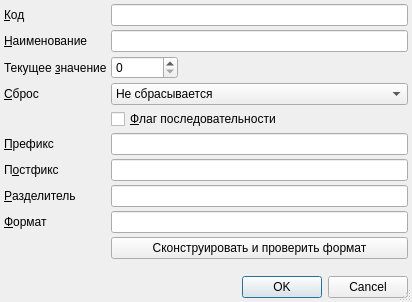
<?xml version="1.0" encoding="UTF-8"?>
<ui version="4.0">
 <class>RBCounterEditor</class>
 <widget class="QDialog" name="RBCounterEditor">
  <property name="geometry">
   <rect>
    <x>0</x>
    <y>0</y>
    <width>412</width>
    <height>302</height>
   </rect>
  </property>
  <property name="sizePolicy">
   <sizepolicy hsizetype="Minimum" vsizetype="Minimum">
    <horstretch>0</horstretch>
    <verstretch>0</verstretch>
   </sizepolicy>
  </property>
  <property name="windowTitle">
   <string>Dialog</string>
  </property>
  <property name="sizeGripEnabled">
   <bool>true</bool>
  </property>
  <layout class="QGridLayout" name="gridLayout">
   <property name="margin">
    <number>4</number>
   </property>
   <property name="spacing">
    <number>4</number>
   </property>
   <item row="7" column="0">
    <widget class="QLabel" name="lblSeparator">
     <property name="sizePolicy">
      <sizepolicy hsizetype="Maximum" vsizetype="Preferred">
       <horstretch>0</horstretch>
       <verstretch>0</verstretch>
      </sizepolicy>
     </property>
     <property name="text">
      <string>&amp;Разделитель</string>
     </property>
     <property name="buddy">
      <cstring>edtSeparator</cstring>
     </property>
    </widget>
   </item>
   <item row="2" column="1">
    <widget class="QSpinBox" name="edtValue">
     <property name="sizePolicy">
      <sizepolicy hsizetype="Maximum" vsizetype="Fixed">
       <horstretch>0</horstretch>
       <verstretch>0</verstretch>
      </sizepolicy>
     </property>
     <property name="maximum">
      <number>99999999</number>
     </property>
    </widget>
   </item>
   <item row="0" column="0">
    <widget class="QLabel" name="lblCode">
     <property name="sizePolicy">
      <sizepolicy hsizetype="Maximum" vsizetype="Preferred">
       <horstretch>0</horstretch>
       <verstretch>0</verstretch>
      </sizepolicy>
     </property>
     <property name="text">
      <string>&amp;Код</string>
     </property>
     <property name="buddy">
      <cstring>edtCode</cstring>
     </property>
    </widget>
   </item>
   <item row="0" column="1">
    <widget class="QLineEdit" name="edtCode">
     <property name="sizePolicy">
      <sizepolicy hsizetype="Expanding" vsizetype="Fixed">
       <horstretch>0</horstretch>
       <verstretch>0</verstretch>
      </sizepolicy>
     </property>
     <property name="maxLength">
      <number>8</number>
     </property>
    </widget>
   </item>
   <item row="6" column="1">
    <widget class="QLineEdit" name="edtPostfix">
     <property name="sizePolicy">
      <sizepolicy hsizetype="Expanding" vsizetype="Fixed">
       <horstretch>0</horstretch>
       <verstretch>0</verstretch>
      </sizepolicy>
     </property>
     <property name="toolTip">
      <string>&lt;html&gt;&lt;body&gt;&lt;p&gt;Можно использовать функции:&lt;/p&gt;&lt;p&gt;date, id и str.&lt;/p&gt;&lt;p&gt;Формат:&lt;/p&gt;&lt;p&gt;date(yy:MM:dd)&lt;/p&gt;&lt;p&gt;id(2)&lt;/p&gt;&lt;p&gt;str(текст)&lt;/p&gt;&lt;p&gt;Возможна комбинация через ;&lt;/p&gt;&lt;/body&gt;&lt;/html&gt;</string>
     </property>
    </widget>
   </item>
   <item row="5" column="0">
    <widget class="QLabel" name="lblPrefix">
     <property name="sizePolicy">
      <sizepolicy hsizetype="Maximum" vsizetype="Preferred">
       <horstretch>0</horstretch>
       <verstretch>0</verstretch>
      </sizepolicy>
     </property>
     <property name="toolTip">
      <string>&lt;html&gt;&lt;body&gt;&lt;p&gt;Можно использовать функции:&lt;/p&gt;&lt;p&gt;date, id и str.&lt;/p&gt;&lt;p&gt;Формат:&lt;/p&gt;&lt;p&gt;date(yy:MM:dd)&lt;/p&gt;&lt;p&gt;id(2)&lt;/p&gt;&lt;p&gt;str(текст)&lt;/p&gt;&lt;p&gt;Возможна комбинация через ;&lt;/p&gt;&lt;/body&gt;&lt;/html&gt;</string>
     </property>
     <property name="text">
      <string>&amp;Префикс</string>
     </property>
     <property name="buddy">
      <cstring>edtPrefix</cstring>
     </property>
    </widget>
   </item>
   <item row="13" column="0" colspan="2">
    <widget class="QDialogButtonBox" name="buttonBox">
     <property name="standardButtons">
      <set>QDialogButtonBox::Cancel|QDialogButtonBox::Ok</set>
     </property>
    </widget>
   </item>
   <item row="6" column="0">
    <widget class="QLabel" name="lblPostfix">
     <property name="sizePolicy">
      <sizepolicy hsizetype="Maximum" vsizetype="Preferred">
       <horstretch>0</horstretch>
       <verstretch>0</verstretch>
      </sizepolicy>
     </property>
     <property name="toolTip">
      <string>&lt;html&gt;&lt;body&gt;&lt;p&gt;Можно использовать функции:&lt;/p&gt;&lt;p&gt;date, id и str.&lt;/p&gt;&lt;p&gt;Формат:&lt;/p&gt;&lt;p&gt;date(yy:MM:dd)&lt;/p&gt;&lt;p&gt;id(2)&lt;/p&gt;&lt;p&gt;str(текст)&lt;/p&gt;&lt;p&gt;Возможна комбинация через ;&lt;/p&gt;&lt;/body&gt;&lt;/html&gt;</string>
     </property>
     <property name="text">
      <string>П&amp;остфикс</string>
     </property>
     <property name="buddy">
      <cstring>edtPostfix</cstring>
     </property>
    </widget>
   </item>
   <item row="2" column="0">
    <widget class="QLabel" name="lblValue">
     <property name="sizePolicy">
      <sizepolicy hsizetype="Maximum" vsizetype="Preferred">
       <horstretch>0</horstretch>
       <verstretch>0</verstretch>
      </sizepolicy>
     </property>
     <property name="text">
      <string>Текущее &amp;значение</string>
     </property>
     <property name="buddy">
      <cstring>edtValue</cstring>
     </property>
    </widget>
   </item>
   <item row="1" column="0">
    <widget class="QLabel" name="lblName">
     <property name="sizePolicy">
      <sizepolicy hsizetype="Maximum" vsizetype="Preferred">
       <horstretch>0</horstretch>
       <verstretch>0</verstretch>
      </sizepolicy>
     </property>
     <property name="text">
      <string>&amp;Наименование</string>
     </property>
     <property name="buddy">
      <cstring>edtName</cstring>
     </property>
    </widget>
   </item>
   <item row="5" column="1">
    <widget class="QLineEdit" name="edtPrefix">
     <property name="sizePolicy">
      <sizepolicy hsizetype="Expanding" vsizetype="Fixed">
       <horstretch>0</horstretch>
       <verstretch>0</verstretch>
      </sizepolicy>
     </property>
     <property name="toolTip">
      <string>&lt;html&gt;&lt;body&gt;&lt;p&gt;Можно использовать функции:&lt;/p&gt;&lt;p&gt;date, id и str.&lt;/p&gt;&lt;p&gt;Формат:&lt;/p&gt;&lt;p&gt;date(yy:MM:dd)&lt;/p&gt;&lt;p&gt;id(2)&lt;/p&gt;&lt;p&gt;str(текст)&lt;/p&gt;&lt;p&gt;Возможна комбинация через ;&lt;/p&gt;&lt;/body&gt;&lt;/html&gt;</string>
     </property>
    </widget>
   </item>
   <item row="8" column="1">
    <widget class="QLineEdit" name="edtFormat">
     <property name="sizePolicy">
      <sizepolicy hsizetype="Expanding" vsizetype="Fixed">
       <horstretch>0</horstretch>
       <verstretch>0</verstretch>
      </sizepolicy>
     </property>
    </widget>
   </item>
   <item row="1" column="1">
    <widget class="QLineEdit" name="edtName">
     <property name="sizePolicy">
      <sizepolicy hsizetype="Expanding" vsizetype="Fixed">
       <horstretch>0</horstretch>
       <verstretch>0</verstretch>
      </sizepolicy>
     </property>
    </widget>
   </item>
   <item row="7" column="1">
    <widget class="QLineEdit" name="edtSeparator">
     <property name="sizePolicy">
      <sizepolicy hsizetype="Expanding" vsizetype="Fixed">
       <horstretch>0</horstretch>
       <verstretch>0</verstretch>
      </sizepolicy>
     </property>
    </widget>
   </item>
   <item row="12" column="0">
    <spacer name="verticalSpacer">
     <property name="orientation">
      <enum>Qt::Vertical</enum>
     </property>
     <property name="sizeType">
      <enum>QSizePolicy::Expanding</enum>
     </property>
     <property name="sizeHint" stdset="0">
      <size>
       <width>20</width>
       <height>0</height>
      </size>
     </property>
    </spacer>
   </item>
   <item row="8" column="0">
    <widget class="QLabel" name="lblFormat">
     <property name="sizePolicy">
      <sizepolicy hsizetype="Maximum" vsizetype="Preferred">
       <horstretch>0</horstretch>
       <verstretch>0</verstretch>
      </sizepolicy>
     </property>
     <property name="text">
      <string>&amp;Формат</string>
     </property>
     <property name="buddy">
      <cstring>edtFormat</cstring>
     </property>
    </widget>
   </item>
   <item row="3" column="1">
    <widget class="QComboBox" name="cmbReset">
     <property name="sizePolicy">
      <sizepolicy hsizetype="Preferred" vsizetype="Fixed">
       <horstretch>0</horstretch>
       <verstretch>0</verstretch>
      </sizepolicy>
     </property>
     <item>
      <property name="text">
       <string>Не сбрасывается</string>
      </property>
     </item>
     <item>
      <property name="text">
       <string>Каждые сутки</string>
      </property>
     </item>
     <item>
      <property name="text">
       <string>Каждую неделю</string>
      </property>
     </item>
     <item>
      <property name="text">
       <string>Каждый месяц</string>
      </property>
     </item>
     <item>
      <property name="text">
       <string>Каждый квартал</string>
      </property>
     </item>
     <item>
      <property name="text">
       <string>Каждое полугодие</string>
      </property>
     </item>
     <item>
      <property name="text">
       <string>Каждый год</string>
      </property>
     </item>
    </widget>
   </item>
   <item row="4" column="1">
    <widget class="QCheckBox" name="chkSequenceFlag">
     <property name="sizePolicy">
      <sizepolicy hsizetype="Minimum" vsizetype="Fixed">
       <horstretch>0</horstretch>
       <verstretch>0</verstretch>
      </sizepolicy>
     </property>
     <property name="text">
      <string>&amp;Флаг последовательности</string>
     </property>
    </widget>
   </item>
   <item row="3" column="0">
    <widget class="QLabel" name="lblReset">
     <property name="sizePolicy">
      <sizepolicy hsizetype="Maximum" vsizetype="Preferred">
       <horstretch>0</horstretch>
       <verstretch>0</verstretch>
      </sizepolicy>
     </property>
     <property name="text">
      <string>&amp;Сброс</string>
     </property>
     <property name="buddy">
      <cstring>cmbReset</cstring>
     </property>
    </widget>
   </item>
   <item row="9" column="1">
    <widget class="QPushButton" name="btnFormatTest">
     <property name="text">
      <string>Сконструировать и проверить формат</string>
     </property>
    </widget>
   </item>
  </layout>
 </widget>
 <tabstops>
  <tabstop>edtCode</tabstop>
  <tabstop>edtName</tabstop>
  <tabstop>edtValue</tabstop>
  <tabstop>cmbReset</tabstop>
  <tabstop>chkSequenceFlag</tabstop>
  <tabstop>edtPrefix</tabstop>
  <tabstop>edtPostfix</tabstop>
  <tabstop>edtSeparator</tabstop>
  <tabstop>edtFormat</tabstop>
  <tabstop>btnFormatTest</tabstop>
  <tabstop>buttonBox</tabstop>
 </tabstops>
 <resources/>
 <connections>
  <connection>
   <sender>buttonBox</sender>
   <signal>accepted()</signal>
   <receiver>RBCounterEditor</receiver>
   <slot>accept()</slot>
   <hints>
    <hint type="sourcelabel">
     <x>149</x>
     <y>294</y>
    </hint>
    <hint type="destinationlabel">
     <x>149</x>
     <y>155</y>
    </hint>
   </hints>
  </connection>
  <connection>
   <sender>buttonBox</sender>
   <signal>rejected()</signal>
   <receiver>RBCounterEditor</receiver>
   <slot>reject()</slot>
   <hints>
    <hint type="sourcelabel">
     <x>149</x>
     <y>294</y>
    </hint>
    <hint type="destinationlabel">
     <x>149</x>
     <y>155</y>
    </hint>
   </hints>
  </connection>
 </connections>
</ui>
